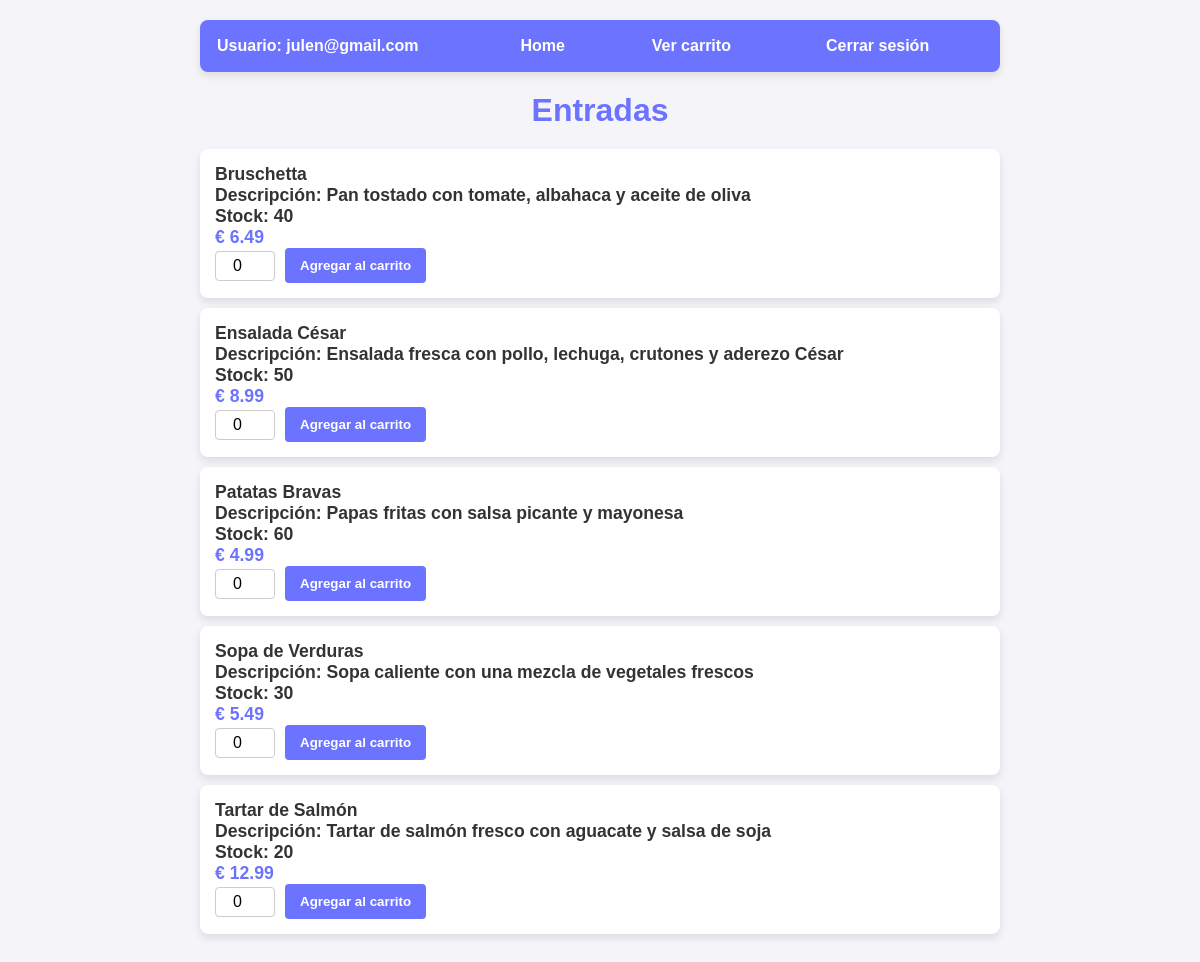
Screenshot of /Proyecto/categoria.php?id=1 (signed in) with the database file from the repository.
### tables this page shows
CREATE TABLE `productos` (
  `id` int(11) NOT NULL,
  `nombre` varchar(100) NOT NULL,
  `descripcion` varchar(255) DEFAULT NULL,
  `precio` decimal(10,2) NOT NULL,
  `stock` int(11) NOT NULL,
  `categoria_id` int(11) DEFAULT NULL
);

### Proyecto/funciones.php (called while the page is built, shortened)
<?php
function conectarBD()
{
    $servername = "localhost";
    $username = "root";
    $password = "";
    $database = "tienda";
    $conn = new mysqli($servername, $username, $password, $database);
    return $conn;
}
function obtenerProductosPorCategoria($categoria_id)
{
    $conn = conectarBD();
    $sql = "SELECT * FROM productos WHERE categoria_id = ? ORDER BY nombre";
    $stmt = $conn->prepare($sql);
    $stmt->bind_param("i", $categoria_id);
    $stmt->execute();
    $result = $stmt->get_result();
    $productos = [];
    while ($row = $result->fetch_assoc()) {
        $productos[] = $row;
    }
    return $productos;
}

### Proyecto/categoria.php (the view, shortened to what this page needs)
<?php
include 'funciones.php';
$usuario = $_SESSION['usuario'];
$categoria_id = isset($_GET['id']) ? (int)$_GET['id'] : 0;
$categoria_nombre = '';
switch ($categoria_id) {
    case 1:
        $categoria_nombre = 'Entradas';
        break;
}
?>
<!DOCTYPE html>
<html lang="en">
<head>
</head>
<body>
    <table>
        <tr>
            <th>Usuario: <?php echo htmlspecialchars($usuario); ?></th>
            <th><a href="principal.php?usuario=<?php echo $usuario; ?>">Home</a></th>
            <th><a href="carrito.php">Ver carrito</a></th>
            <th><a href="?logout=true">Cerrar sesión</a></th>
        </tr>
    </table>
    <h1><?php echo $categoria_nombre; ?></h1>
    <div class="productos-list">
        <?php
        $productos = obtenerProductosPorCategoria($categoria_id);
        if (count($productos) > 0) {
            foreach ($productos as $row) {
                echo "<div class='producto'>
                    <form method='POST' action=''>
                        <div style='flex: 1;'>
                            <span>" . htmlspecialchars($row["nombre"]) . "</span><br>
                            <span>Descripción: " . htmlspecialchars($row["descripcion"]) . "</span><br>
                            <span>Stock: " . htmlspecialchars($row["stock"]) . "</span><br>
                            <span class='precio'>€ " . number_format($row["precio"], 2) . "</span>
                        </div>
                        <input type='hidden' name='producto_id' value='" . $row["id"] . "'>
                        <input type='hidden' name='nombre' value='" . htmlspecialchars($row["nombre"]) . "'>
                        <input type='hidden' name='precio' value='" . $row["precio"] . "'>
                        <input type='hidden' name='stock' value='" . $row["stock"] . "'>
                        <div style='display: flex; align-items: center;'>
                            <input type='number' name='cantidad' value='0' min='0' max='" . $row["stock"] . "' style='width: 60px; margin-right: 10px;' />
                            <button type='submit'>Agregar al carrito</button>";
                echo "
                        </div>
                    </form>
                </div>";
            }
        } else {
            echo "<div>No se encontraron productos en esta categoría.</div>";
        }
        ?>
    </div>
</body>
</html>

### Proyecto/categoria.php (style rules this page uses)
* { margin: 0; padding: 0; box-sizing: border-box; font-family: Arial, sans-serif; }
body { background-color: #f4f4f9; color: #333; display: flex; flex-direction: column; align-items: center; padding: 20px; }
table { width: 100%; max-width: 800px; margin-bottom: 20px; background-color: #6B73FF; border-radius: 8px; overflow: hidden; box-shadow: 0px 4px 8px rgba(0, 0, 0, 0.1); }
table tr th { padding: 15px; text-align: left; color: #fff; }
table tr th a { color: #fff; text-decoration: none; padding: 10px 15px; border-radius: 4px; transition: background-color 0.3s ease; }
h1 { font-size: 2rem; margin-bottom: 20px; color: #6B73FF; }
.productos-list { width: 100%; max-width: 800px; padding: 0; }
.producto { background-color: #fff; margin-bottom: 10px; border-radius: 8px; box-shadow: 0px 4px 8px rgba(0, 0, 0, 0.1); padding: 15px; display: flex; justify-content: space-between; align-items: center; }
.producto span { font-weight: bold; color: #333; font-size: 1.1rem; }
.producto .precio { color: #6B73FF; font-size: 1.1rem; font-weight: bold; }
.producto input[type="number"] { width: 60px; padding: 5px; font-size: 1rem; border: 1px solid #ccc; border-radius: 4px; text-align: center; margin-right: 10px; }
.producto button { padding: 10px 15px; background-color: #6B73FF; border: none; border-radius: 4px; color: white; font-weight: bold; cursor: pointer; transition: background-color 0.3s ease; }
a { text-decoration: none; color: #6B73FF; font-weight: bold; }

### rows the page displays
productos: nombre "Bruschetta", descripcion "Pan tostado con tomate, albahaca y aceite de oliva", stock "40", precio "6.49"
productos: nombre "Ensalada César", descripcion "Ensalada fresca con pollo, lechuga, crutones y aderezo César", stock "50", precio "8.99"
productos: nombre "Patatas Bravas", descripcion "Papas fritas con salsa picante y mayonesa", stock "60", precio "4.99"
productos: nombre "Sopa de Verduras", descripcion "Sopa caliente con una mezcla de vegetales frescos", stock "30", precio "5.49"
productos: nombre "Tartar de Salmón", descripcion "Tartar de salmón fresco con aguacate y salsa de soja", stock "20", precio "12.99"

### other values shown
$usuario "julen@gmail.com"
$categoria_nombre "Entradas"
